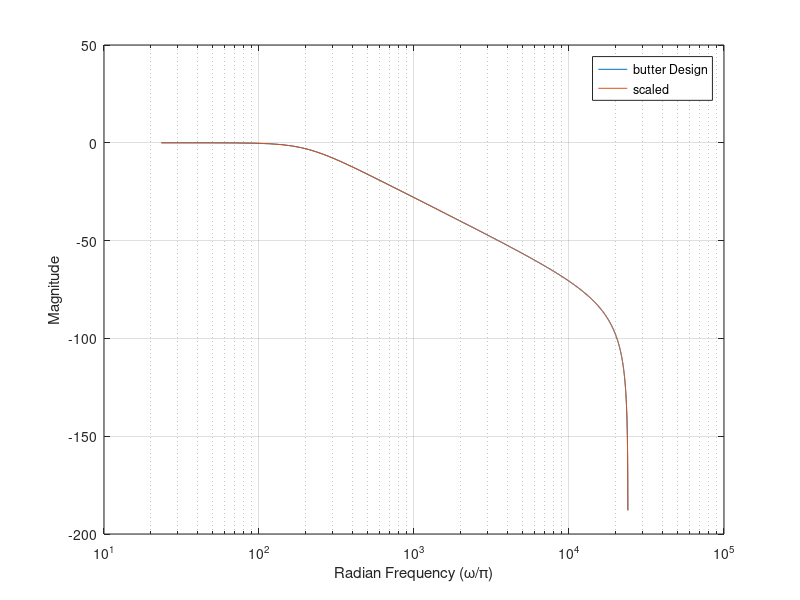

Recreate this plot in MATLAB.
clear all;
close all;
clc;

Fs = 48000;
Ts = 1/48000;

[b,a] = butter(2,200*2/Fs,'low')
%fprintf('%3.12f\n',b,a);
scale = 16;
num_new = round(b.*2^scale);
den_new = round(a.*2^scale);
fprintf('%3.12f\n',num_new,den_new)

[h,w] = freqz(b,a,1024);
%[h1,w1] = freqz(b1,a1,1024);
[hs,ws] = freqz(num_new,den_new,1024);
%[hs1,ws1] = freqz(bs1,as1,1024);

semilogx(w*Fs/pi/2,mag2db(abs(h)), ws*Fs/pi/2,mag2db(abs(hs)))
grid
%semilogx(w1*Fs/pi/2,mag2db(abs(h1)), ws1*Fs/pi/2,mag2db(abs(hs1)))
legend('butter Design', 'scaled')
xlabel 'Radian Frequency (\omega/\pi)', ylabel 'Magnitude'


%% FFT Plot

% Y = fft(simout);
% 
% semilogx(w*Fs/pi/2,abs(Y))
% xlim([0 0.5*10^4]);


